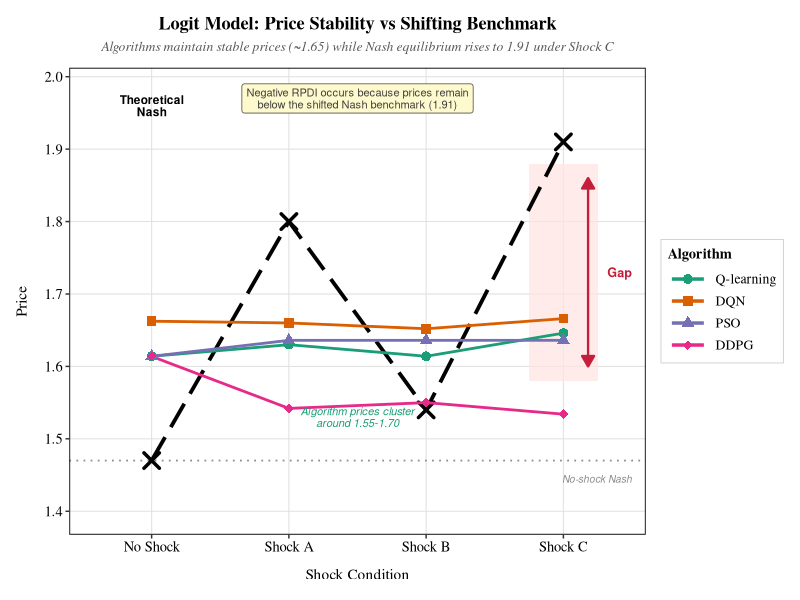
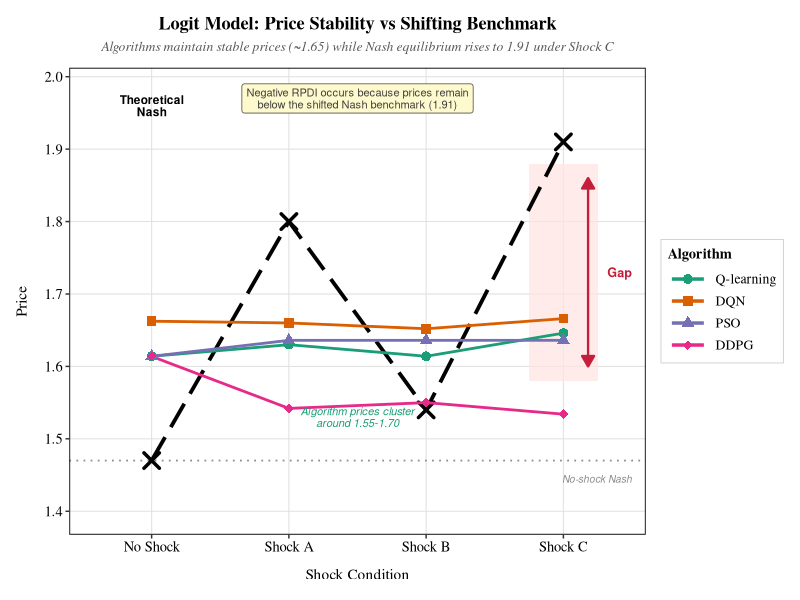

R code for these plots, in order:
# Load required libraries
library(tidyverse)
library(ggplot2)
library(patchwork)
library(scales)
library(cowplot)

# Set seed for reproducibility
set.seed(42)

# DATA LOADING AND PREPARATION
data <- read.csv("all_tables.csv", stringsAsFactors = FALSE)

# Filter for LOGIT model
logit_data <- data %>% filter(Model == "LOGIT")

# Create long format
logit_long <- logit_data %>%
  pivot_longer(
    cols = c(Agent1_Delta, Agent2_Delta, Agent1_RPDI, Agent2_RPDI, 
             Agent1_Avg_Prices, Agent2_Avg_Prices),
    names_to = c("Agent", ".value"),
    names_pattern = "(Agent[12])_(.*)"
  ) %>%
  rename(Delta = Delta, RPDI = RPDI, Avg_Prices = Avg_Prices)

# Extract algorithm
logit_long <- logit_long %>%
  mutate(
    Algorithm = case_when(
      Agent == "Agent1" ~ str_extract(Matchup, "^[A-Z]+"),
      Agent == "Agent2" ~ str_extract(Matchup, "vs ([A-Z]+)$", group = 1)
    ),
    Algorithm = case_when(
      Algorithm == "Q" ~ "Q-learning",
      Algorithm == "DQN" ~ "DQN",
      Algorithm == "PSO" ~ "PSO",
      Algorithm == "DDPG" ~ "DDPG",
      TRUE ~ Algorithm
    ),
    Algorithm = factor(Algorithm, levels = c("Q-learning", "DQN", "PSO", "DDPG")),
    Shock_Condition = case_when(
      Shock == "0" ~ "No Shock",
      Shock == "A" ~ "Shock A",
      Shock == "B" ~ "Shock B",
      Shock == "C" ~ "Shock C"
    ),
    Shock_Condition = factor(Shock_Condition, 
                              levels = c("No Shock", "Shock A", "Shock B", "Shock C"))
  )

# PREPARE PRICE DATA
price_data <- logit_long %>%
  group_by(Algorithm, Shock_Condition) %>%
  summarise(
    Mean_Price = mean(Avg_Prices, na.rm = TRUE),
    SE_Price = sd(Avg_Prices, na.rm = TRUE) / sqrt(n()),
    .groups = "drop"
  )

# Theoretical Nash prices for LOGIT
theo_nash <- data.frame(
  Shock_Condition = factor(c("No Shock", "Shock A", "Shock B", "Shock C"),
                           levels = c("No Shock", "Shock A", "Shock B", "Shock C")),
  Nash_Price = c(1.47, 1.80, 1.54, 1.91)
)

# Q1 JOURNAL COLOR PALETTE (Colorblind-friendly)
algo_colors <- c(
  "Q-learning" = "#1B9E77",
  "DQN"        = "#D95F02",
  "PSO"        = "#7570B3", 
  "DDPG"       = "#E7298A"
)

algo_shapes <- c(
  "Q-learning" = 16,
  "DQN"        = 15,
  "PSO"        = 17,
  "DDPG"       = 18
)

algo_linetypes <- c(
  "Q-learning" = "solid",
  "DQN"        = "solid",
  "PSO"        = "solid",
  "DDPG"       = "solid"
)

# Q1 JOURNAL THEME (Cross-platform compatible)
theme_q1_journal <- function(base_size = 11) {
  theme_bw(base_size = base_size) +
    theme(
      text = element_text(family = 'serif'),
      plot.title = element_text(
        size = rel(1.2), 
        face = "bold", 
        hjust = 0.5,
        margin = margin(b = 6)
      ),
      plot.subtitle = element_text(
        size = rel(0.9),
        hjust = 0.5,
        margin = margin(b = 10),
        color = "gray35",
        face = "italic"
      ),
      axis.title = element_text(size = rel(1.0), face = "plain"),
      axis.title.x = element_text(margin = margin(t = 10)),
      axis.title.y = element_text(margin = margin(r = 10)),
      axis.text = element_text(size = rel(0.95), color = "black"),
      panel.grid.major = element_line(color = "gray88", linewidth = 0.35),
      panel.grid.minor = element_blank(),
      panel.border = element_rect(color = "black", fill = NA, linewidth = 0.6),
      legend.title = element_text(size = rel(0.95), face = "bold"),
      legend.text = element_text(size = rel(0.9)),
      legend.key.size = unit(1.1, "lines"),
      legend.key.width = unit(2.0, "lines"),
      legend.background = element_rect(fill = "white", color = "gray80", linewidth = 0.3),
      legend.key = element_rect(fill = "white", color = NA),
      legend.position = "right",
      legend.box = "vertical",
      legend.margin = margin(t = 5, r = 5, b = 5, l = 5),
      plot.margin = margin(t = 12, r = 12, b = 12, l = 12)
    )
}

# CREATE MAIN FIGURE
p_main <- ggplot() +
  
  # Shaded region: Gap between actual and Nash under Shock C
  annotate("rect", xmin = 3.75, xmax = 4.25, ymin = 1.58, ymax = 1.88,
           fill = "#FFE4E1", alpha = 0.7) +
  
  # Reference: No-Shock Nash horizontal line
  geom_hline(yintercept = 1.47, linetype = "dotted", 
             color = "gray55", linewidth = 0.6) +
  
  # Theoretical Nash prices (Black dashed line with X markers)
  geom_line(data = theo_nash, 
            aes(x = Shock_Condition, y = Nash_Price, group = 1),
            linetype = "longdash", linewidth = 1.3, color = "black") +
  geom_point(data = theo_nash,
             aes(x = Shock_Condition, y = Nash_Price),
             size = 4, shape = 4, stroke = 1.8, color = "black") +
  
  # Algorithm actual prices
  geom_line(data = price_data, 
            aes(x = Shock_Condition, y = Mean_Price, 
                color = Algorithm, group = Algorithm, linetype = Algorithm),
            linewidth = 0.95) +
  geom_point(data = price_data,
             aes(x = Shock_Condition, y = Mean_Price, 
                 color = Algorithm, shape = Algorithm),
             size = 3, stroke = 0.4) +
  
  # Scales
  scale_color_manual(values = algo_colors, name = "Algorithm") +
  scale_shape_manual(values = algo_shapes, name = "Algorithm") +
  scale_linetype_manual(values = algo_linetypes, name = "Algorithm") +
  scale_y_continuous(
    limits = c(1.38, 2.00),
    breaks = seq(1.4, 2.0, by = 0.1),
    minor_breaks = NULL,
    expand = expansion(mult = c(0.02, 0.02))
  ) +
  
  # Labels
  labs(
    title = "Logit Model: Price Stability vs Shifting Benchmark",
    subtitle = "Algorithms maintain stable prices (~1.65) while Nash equilibrium rises to 1.91 under Shock C",
    x = "Shock Condition",
    y = "Price"
  ) +
  
  # Annotations
  
  # Gap arrow (Shock C)
  annotate("segment", x = 4.18, xend = 4.18, y = 1.60, yend = 1.86,
           arrow = arrow(ends = "both", length = unit(0.12, "inches"), type = "closed"),
           color = "#C41E3A", linewidth = 0.8) +
  annotate("text", x = 4.32, y = 1.73, label = "Gap", 
           size = 3.2, color = "#C41E3A", fontface = "bold", hjust = 0) +
  
  # Theoretical Nash label
  annotate("text", x = 1.0, y = 1.96, 
           label = "Theoretical\nNash", 
           size = 3.0, color = "black", fontface = "bold", hjust = 0.5,
           lineheight = 0.85) +
  
  # No-shock Nash reference label
  annotate("text", x = 4.5, y = 1.445, 
           label = "No-shock Nash", 
           size = 2.6, color = "gray55", hjust = 1, fontface = "italic") +
  
  # Algorithm prices annotation
  annotate("text", x = 2.5, y = 1.53, 
           label = "Algorithm prices cluster\naround 1.55-1.70", 
           size = 2.8, color = "#1B9E77", fontface = "italic",
           lineheight = 0.9, hjust = 0.5) +
  
  # Key insight box
  annotate("label", x = 2.5, y = 1.97, 
           label = "Negative RPDI occurs because prices remain\nbelow the shifted Nash benchmark (1.91)",
           size = 2.8, fill = "#FFFACD", color = "gray25",
           label.padding = unit(0.35, "lines"),
           label.r = unit(0.2, "lines"),
           lineheight = 0.9) +
  
  # Theme
  theme_q1_journal() +
  guides(
    color = guide_legend(order = 1, override.aes = list(linewidth = 1.2)),
    shape = guide_legend(order = 1),
    linetype = guide_legend(order = 1)
  )

# SAVE FIGURES (Q1 Journal Standards)
ggsave(
  filename = "Figure3_Price_vs_Benchmark_LOGIT.png",
  plot = p_main,
  width = 160,
  height = 100,
  units = "mm",
  dpi = 600,
  bg = "white"
)

ggsave(
  filename = "Figure3_Price_vs_Benchmark_LOGIT.pdf",
  plot = p_main,
  width = 160,
  height = 100,
  units = "mm",
  device = "pdf"
)

# ggsave(
#   filename = "Figure3_Price_vs_Benchmark_LOGIT.tiff",
#   plot = p_main,
#   width = 160,
#   height = 100,
#   units = "mm",
#   dpi = 600,
#   compression = "lzw"
# )

cat("\n")
cat("============================================================\n")
cat("  FIGURE 3: Price Stability vs Benchmark Shift (LOGIT)\n")
cat("  Q1 JOURNAL PUBLICATION STANDARD\n")
cat("============================================================\n")
cat("\n")
cat("Files created:\n")
cat("  - Figure3_Price_vs_Benchmark_LOGIT.png  (600 DPI)\n")
cat("  - Figure3_Price_vs_Benchmark_LOGIT.pdf  (Vector)\n")
# cat("  - Figure3_Price_vs_Benchmark_LOGIT.tiff (600 DPI, LZW)\n")
cat("\n")
cat("Key visual elements:\n")
cat("  - Black dashed line: Theoretical Nash prices (1.47 -> 1.91)\n")
cat("  - Colored lines: Algorithm actual prices (~1.55-1.70)\n")
cat("  - Pink shaded region: Gap between actual and Nash under Shock C\n")
cat("  - Dotted horizontal: No-shock Nash reference (1.47)\n")
cat("\n")
cat("Key insight communicated:\n")
cat("  Algorithms maintain stable prices above the original Nash (1.47)\n")
cat("  but below the shifted Nash (1.91), creating negative RPDI values.\n")
cat("\n")
